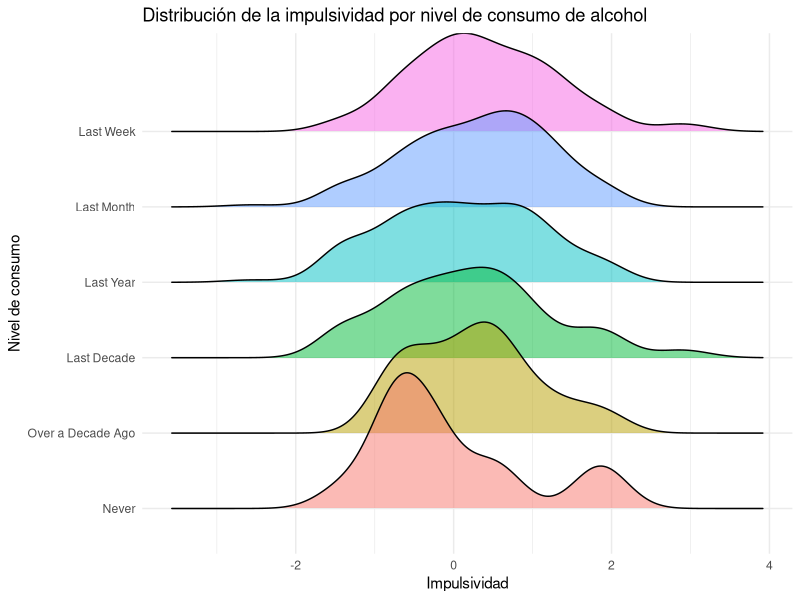

Recreate this plot in R.

library(ggplot2)
library(dplyr)
library(ggridges) # multiple density plots in a staggered fashion

drugs <- read.csv("../data/drug_consumption_clean_r.csv", check.names = FALSE)


# impulsividad y el alcohol.
impulsive_alcohol <- drugs %>% 
  select(impulsive, alcohol, age)

consumo <- c("Never",
             "Over a Decade Ago",
             "Last Decade",
             "Last Year",
             "Last Month",
             "Last Week",
             "Last Day")

ggplot(impulsive_alcohol[impulsive_alcohol$age  == "18-24",], 
       aes(x = impulsive, y = as.factor(alcohol), fill = as.factor(alcohol))) + 
  geom_density_ridges(alpha = 0.5) +
  labs(title ="Distribución de la impulsividad por nivel de consumo de alcohol",
       x ="Impulsividad", y = "Nivel de consumo") +
  theme_minimal() +
  theme(legend.position = "none") +
  scale_y_discrete(labels = consumo)
